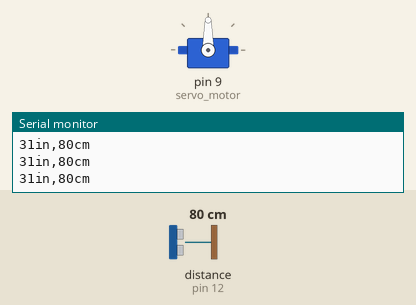
This sketch was run on a simulated Arduino Uno, built with avr-gcc and run on an emulated ATmega328P. Parts: servo, the last lines printed to the serial monitor. Wiring (inferred from the names in the program): ultrasonic range finder: trigger pin 11; echo pin 12. Inputs (shaded band) come from the test bench; at power-on: distance to the obstacle (sensor on pin 12) 80 cm. The echo pulse lasts 58.3 µs per cm.

Above: at 1.2 s.
1.3 s: distance to the obstacle (sensor on pin 12) set to 75 cm
2.9 s: distance to the obstacle (sensor on pin 12) set to 67 cm
At 3.9 s:
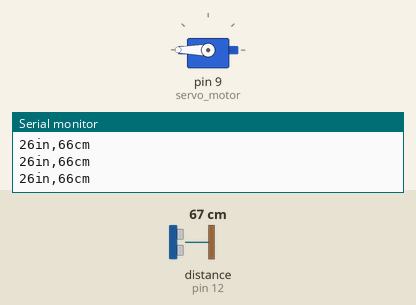
4.8 s: distance to the obstacle (sensor on pin 12) set to 24 cm
6.3 s: distance to the obstacle (sensor on pin 12) set to 20 cm
At 7.8 s:
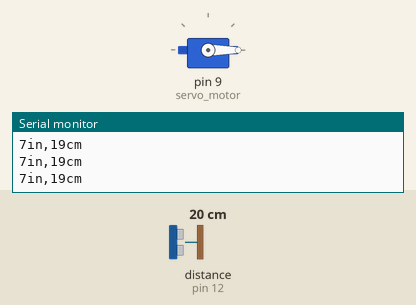
8.1 s: distance to the obstacle (sensor on pin 12) set to 60 cm
At 9.6 s:
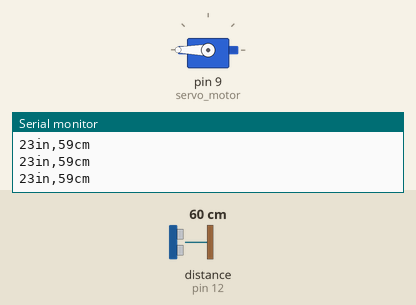
10.0 s: distance to the obstacle (sensor on pin 12) set to 18 cm
At 11.7 s:
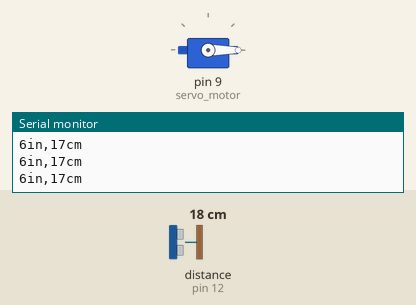
Timing chart, 0 to 12.8 s (numbered marks = the images above; inputs shaded):
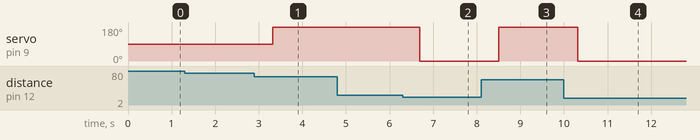

Measured:
- the behaviour switches between 71 and 70 cm on distance to the obstacle (sensor on pin 12) (found by bisection; images 0 and 1)
- the behaviour switches between 22 and 21 cm on distance to the obstacle (sensor on pin 12) (found by bisection; images 1 and 2)
- after the input at 2.9 s, servo on pin 9 (servo_motor): 90° → 180° after 0.42 s
- after the input at 6.3 s, servo on pin 9 (servo_motor): 180° → 0° after 0.39 s
- after the input at 8.1 s, servo on pin 9 (servo_motor): 0° → 180° after 0.40 s
- after the input at 10.0 s, servo on pin 9 (servo_motor): 180° → 0° after 0.32 s

The sketch:

SERVO+US.ino
```cpp
#include <Servo.h>
Servo servo_motor;
#define trigPin 11
#define echoPin 12
long duration,cm,inches;

void setup() {
  Serial.begin(9600);
  pinMode(trigPin,OUTPUT);
  pinMode(echoPin,INPUT);
  servo_motor .attach(9);  // put your setup code here, to run once:

}

void loop() {
  digitalWrite(trigPin,LOW);
  delayMicroseconds(5);
  digitalWrite(trigPin,HIGH);
  delayMicroseconds(10);
  digitalWrite(trigPin,LOW);
  pinMode(echoPin,INPUT);

  duration=pulseIn(echoPin,HIGH);
  cm =(duration/2)/29.1;
  inches =(duration/2)/74;
  Serial.print(inches);
  Serial.print("in,");
  Serial.print(cm);
  Serial.print("cm");
  Serial.println();
  delay(250);
  if (cm>=10&&cm<=20)
  {
     for(int i=0;i<=180;i++)
  {
    servo_motor.write(i);
    delay(6);
    break;
    }
  }
   else if(cm>=21&&cm<=70)
   {
     for(int i=180;i>=0;i--)
  {
    servo_motor.write(i);
    delay(6);
    break;
  }
   }
  }
```
